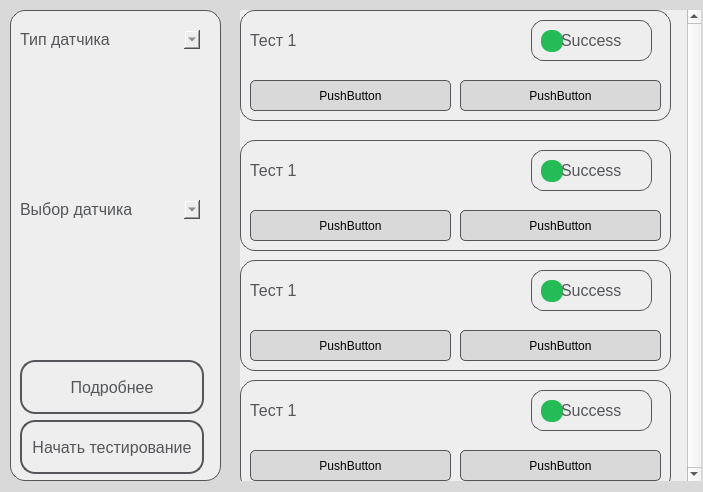
<?xml version="1.0" encoding="UTF-8"?>
<ui version="4.0">
 <class>MainWindow</class>
 <widget class="QMainWindow" name="MainWindow">
  <property name="geometry">
   <rect>
    <x>0</x>
    <y>0</y>
    <width>703</width>
    <height>492</height>
   </rect>
  </property>
  <property name="sizePolicy">
   <sizepolicy hsizetype="Fixed" vsizetype="Fixed">
    <horstretch>0</horstretch>
    <verstretch>0</verstretch>
   </sizepolicy>
  </property>
  <property name="windowTitle">
   <string>MainWindow</string>
  </property>
  <property name="styleSheet">
   <string notr="true">QScrollArea QFrame QFrame QFrame {
    min-width: 22px;
    max-width: 22px;
    min-height: 22px;
    max-height: 22px;
    padding: 0;
    margin: 0;
    border: none;
	background: #25BB57;
	border-radius: 10px;
}

QScrollArea QFrame QFrame QLabel {
	min-width: 80px;
    max-width: 80px;
    min-height: 40px;
    max-height: 40px;
    background: none;
	qproperty-alignment: 'AlignRight | AlignVCenter';
	 color: #545659;
    font-size: 16px;
    font-style: normal;
    font-weight: 400;
    line-height: normal;
}

QScrollArea QFrame QFrame {
    border: 1px solid #545659;
    border-radius: 12px;
    padding: 0;
    background: #EEEEEE;
}

QScrollArea QFrame QLabel {
    border: none;
    min-width: 100px;
    min-height: 25px;
    border-radius: 5px;
    padding: 0;
	font-style: normal;
	font-weight: 400;
	line-height: normal;
}

QScrollArea QFrame QPushButton {
	border: 1px solid #545659;
    min-width: 100px;
    min-height: 25px;
    border-radius: 5px;
    padding: 0;
    background: #D9D9D9;
}

QScrollArea QFrame QPushButton:hover {
	background: #CACACA;
}

QScrollArea QFrame QPushButton:pressed {
	background: #B8B8B8;
}

QMainWindow {
	background: #D9D9D9;
}

QScrollArea QFrame {
    background: #EEEEEE;
    border-radius: 15px;
    border: 1px solid #545659;
    padding: 8px 12px;
    min-width: 100px;   
    min-height: 30px;  
}


QScrollArea {
	background: #D9D9D9;
	border: none;
}



</string>
  </property>
  <widget class="QWidget" name="centralwidget">
   <widget class="QFrame" name="left_nav">
    <property name="geometry">
     <rect>
      <x>10</x>
      <y>10</y>
      <width>211</width>
      <height>471</height>
     </rect>
    </property>
    <property name="styleSheet">
     <string notr="true">#left_nav {
    background: #EEEEEE;
    border-radius: 15px;
    border: 1px solid #545659;
    padding: 8px 12px;
    min-width: 100px;   
    min-height: 30px;  
}</string>
    </property>
    <property name="frameShape">
     <enum>QFrame::StyledPanel</enum>
    </property>
    <property name="frameShadow">
     <enum>QFrame::Raised</enum>
    </property>
    <widget class="QComboBox" name="type_menu">
     <property name="geometry">
      <rect>
       <x>10</x>
       <y>20</y>
       <width>180</width>
       <height>19</height>
      </rect>
     </property>
     <property name="styleSheet">
      <string notr="true">#type_menu {
    border: none;
    padding-right: 5px;
	color: #545659;
	text-align: center;
font-size: 16px;
font-style: normal;
font-weight: 400;
line-height: normal;
background: #EEEEEE;
}
#type_menu::drop-down {

}
</string>
     </property>
     <item>
      <property name="text">
       <string>Тип датчика</string>
      </property>
     </item>
     <item>
      <property name="text">
       <string>Тип 1</string>
      </property>
     </item>
     <item>
      <property name="text">
       <string>Тип 2</string>
      </property>
     </item>
     <item>
      <property name="text">
       <string>Тип 3</string>
      </property>
     </item>
     <item>
      <property name="text">
       <string>Тип 4</string>
      </property>
     </item>
     <item>
      <property name="text">
       <string>Тип 5</string>
      </property>
     </item>
    </widget>
    <widget class="QComboBox" name="datch_menu">
     <property name="geometry">
      <rect>
       <x>10</x>
       <y>190</y>
       <width>180</width>
       <height>19</height>
      </rect>
     </property>
     <property name="styleSheet">
      <string notr="true">#datch_menu {
    border: none;
    padding-right: 5px;
	color: #545659;
	text-align: center;
font-size: 16px;
font-style: normal;
font-weight: 400;
line-height: normal;
background: #EEEEEE;
}
#datch_menu::drop-down {

}
</string>
     </property>
     <item>
      <property name="text">
       <string>Выбор датчика</string>
      </property>
     </item>
     <item>
      <property name="text">
       <string>Датчик 1</string>
      </property>
     </item>
     <item>
      <property name="text">
       <string>Датчик 2</string>
      </property>
     </item>
     <item>
      <property name="text">
       <string>Датчик 3</string>
      </property>
     </item>
     <item>
      <property name="text">
       <string>Датчик 4</string>
      </property>
     </item>
     <item>
      <property name="text">
       <string>Датчик 5</string>
      </property>
     </item>
    </widget>
    <widget class="QPushButton" name="more_info">
     <property name="geometry">
      <rect>
       <x>10</x>
       <y>350</y>
       <width>184</width>
       <height>54</height>
      </rect>
     </property>
     <property name="styleSheet">
      <string notr="true">#more_info {
    width: 180px;
    height: 50px;
    border-radius: 15px;
    border: 2px solid #545659;
    background: #EEEEEE;
    color: #545659;
    text-align: center;
    font-size: 16px;
    font-style: normal;
    font-weight: 400;
    line-height: normal;
    padding: 0;
}

#more_info:hover {
    background: #D8D8D8;
}

#more_info:pressed {  
    background: #C4C4C4;
}</string>
     </property>
     <property name="text">
      <string>Подробнее</string>
     </property>
    </widget>
    <widget class="QPushButton" name="start_test">
     <property name="geometry">
      <rect>
       <x>10</x>
       <y>410</y>
       <width>184</width>
       <height>54</height>
      </rect>
     </property>
     <property name="styleSheet">
      <string notr="true">#start_test {
    width: 180px;
    height: 50px;
    border-radius: 15px;
    border: 2px solid #545659;
    background: #EEEEEE;
    color: #545659;
    text-align: center;
    font-size: 16px;
    font-style: normal;
    font-weight: 400;
    line-height: normal;
    padding: 0; 
}

#start_test:hover {
    background: #D8D8D8;
}

#start_test:pressed {
    background: #C4C4C4;
}</string>
     </property>
     <property name="text">
      <string>Начать тестирование</string>
     </property>
    </widget>
   </widget>
   <widget class="QScrollArea" name="scrollArea">
    <property name="geometry">
     <rect>
      <x>240</x>
      <y>10</y>
      <width>461</width>
      <height>471</height>
     </rect>
    </property>
    <property name="styleSheet">
     <string notr="true"/>
    </property>
    <property name="verticalScrollBarPolicy">
     <enum>Qt::ScrollBarAlwaysOn</enum>
    </property>
    <property name="widgetResizable">
     <bool>true</bool>
    </property>
    <widget class="QWidget" name="scrollAreaWidgetContents">
     <property name="geometry">
      <rect>
       <x>0</x>
       <y>0</y>
       <width>444</width>
       <height>471</height>
      </rect>
     </property>
     <widget class="QFrame" name="test_bar">
      <property name="geometry">
       <rect>
        <x>0</x>
        <y>0</y>
        <width>431</width>
        <height>111</height>
       </rect>
      </property>
      <property name="styleSheet">
       <string notr="true"/>
      </property>
      <property name="frameShape">
       <enum>QFrame::StyledPanel</enum>
      </property>
      <property name="frameShadow">
       <enum>QFrame::Raised</enum>
      </property>
      <widget class="QLabel" name="label">
       <property name="geometry">
        <rect>
         <x>10</x>
         <y>10</y>
         <width>100</width>
         <height>40</height>
        </rect>
       </property>
       <property name="styleSheet">
        <string notr="true">color: #545659;
    text-align: center;
    font-size: 16px;
    font-style: normal;
    font-weight: 400;
    line-height: normal;
background: #EEEEEE;</string>
       </property>
       <property name="text">
        <string>Тест 1</string>
       </property>
      </widget>
      <widget class="QPushButton" name="pushButton">
       <property name="geometry">
        <rect>
         <x>10</x>
         <y>70</y>
         <width>201</width>
         <height>31</height>
        </rect>
       </property>
       <property name="text">
        <string>PushButton</string>
       </property>
      </widget>
      <widget class="QPushButton" name="pushButton_2">
       <property name="geometry">
        <rect>
         <x>220</x>
         <y>70</y>
         <width>201</width>
         <height>31</height>
        </rect>
       </property>
       <property name="text">
        <string>PushButton</string>
       </property>
      </widget>
      <widget class="QFrame" name="frame">
       <property name="geometry">
        <rect>
         <x>291</x>
         <y>10</y>
         <width>121</width>
         <height>41</height>
        </rect>
       </property>
       <property name="frameShape">
        <enum>QFrame::StyledPanel</enum>
       </property>
       <property name="frameShadow">
        <enum>QFrame::Raised</enum>
       </property>
       <widget class="QFrame" name="frame_2">
        <property name="geometry">
         <rect>
          <x>10</x>
          <y>10</y>
          <width>22</width>
          <height>22</height>
         </rect>
        </property>
        <property name="frameShape">
         <enum>QFrame::StyledPanel</enum>
        </property>
        <property name="frameShadow">
         <enum>QFrame::Raised</enum>
        </property>
       </widget>
       <widget class="QLabel" name="label_2">
        <property name="geometry">
         <rect>
          <x>30</x>
          <y>0</y>
          <width>80</width>
          <height>40</height>
         </rect>
        </property>
        <property name="minimumSize">
         <size>
          <width>80</width>
          <height>40</height>
         </size>
        </property>
        <property name="text">
         <string>Success</string>
        </property>
       </widget>
      </widget>
     </widget>
     <widget class="QFrame" name="test_bar_2">
      <property name="geometry">
       <rect>
        <x>0</x>
        <y>130</y>
        <width>431</width>
        <height>111</height>
       </rect>
      </property>
      <property name="styleSheet">
       <string notr="true"/>
      </property>
      <property name="frameShape">
       <enum>QFrame::StyledPanel</enum>
      </property>
      <property name="frameShadow">
       <enum>QFrame::Raised</enum>
      </property>
      <widget class="QLabel" name="label_9">
       <property name="geometry">
        <rect>
         <x>10</x>
         <y>10</y>
         <width>100</width>
         <height>40</height>
        </rect>
       </property>
       <property name="styleSheet">
        <string notr="true">color: #545659;
    text-align: center;
    font-size: 16px;
    font-style: normal;
    font-weight: 400;
    line-height: normal;
background: #EEEEEE;</string>
       </property>
       <property name="text">
        <string>Тест 1</string>
       </property>
      </widget>
      <widget class="QPushButton" name="pushButton_9">
       <property name="geometry">
        <rect>
         <x>10</x>
         <y>70</y>
         <width>201</width>
         <height>31</height>
        </rect>
       </property>
       <property name="text">
        <string>PushButton</string>
       </property>
      </widget>
      <widget class="QPushButton" name="pushButton_10">
       <property name="geometry">
        <rect>
         <x>220</x>
         <y>70</y>
         <width>201</width>
         <height>31</height>
        </rect>
       </property>
       <property name="text">
        <string>PushButton</string>
       </property>
      </widget>
      <widget class="QFrame" name="frame_9">
       <property name="geometry">
        <rect>
         <x>291</x>
         <y>10</y>
         <width>121</width>
         <height>41</height>
        </rect>
       </property>
       <property name="frameShape">
        <enum>QFrame::StyledPanel</enum>
       </property>
       <property name="frameShadow">
        <enum>QFrame::Raised</enum>
       </property>
       <widget class="QFrame" name="frame_10">
        <property name="geometry">
         <rect>
          <x>10</x>
          <y>10</y>
          <width>22</width>
          <height>22</height>
         </rect>
        </property>
        <property name="frameShape">
         <enum>QFrame::StyledPanel</enum>
        </property>
        <property name="frameShadow">
         <enum>QFrame::Raised</enum>
        </property>
       </widget>
       <widget class="QLabel" name="label_10">
        <property name="geometry">
         <rect>
          <x>30</x>
          <y>0</y>
          <width>80</width>
          <height>40</height>
         </rect>
        </property>
        <property name="minimumSize">
         <size>
          <width>80</width>
          <height>40</height>
         </size>
        </property>
        <property name="text">
         <string>Success</string>
        </property>
       </widget>
      </widget>
     </widget>
     <widget class="QFrame" name="test_bar_3">
      <property name="geometry">
       <rect>
        <x>0</x>
        <y>250</y>
        <width>431</width>
        <height>111</height>
       </rect>
      </property>
      <property name="styleSheet">
       <string notr="true"/>
      </property>
      <property name="frameShape">
       <enum>QFrame::StyledPanel</enum>
      </property>
      <property name="frameShadow">
       <enum>QFrame::Raised</enum>
      </property>
      <widget class="QLabel" name="label_11">
       <property name="geometry">
        <rect>
         <x>10</x>
         <y>10</y>
         <width>100</width>
         <height>40</height>
        </rect>
       </property>
       <property name="styleSheet">
        <string notr="true">color: #545659;
    text-align: center;
    font-size: 16px;
    font-style: normal;
    font-weight: 400;
    line-height: normal;
background: #EEEEEE;</string>
       </property>
       <property name="text">
        <string>Тест 1</string>
       </property>
      </widget>
      <widget class="QPushButton" name="pushButton_11">
       <property name="geometry">
        <rect>
         <x>10</x>
         <y>70</y>
         <width>201</width>
         <height>31</height>
        </rect>
       </property>
       <property name="text">
        <string>PushButton</string>
       </property>
      </widget>
      <widget class="QPushButton" name="pushButton_12">
       <property name="geometry">
        <rect>
         <x>220</x>
         <y>70</y>
         <width>201</width>
         <height>31</height>
        </rect>
       </property>
       <property name="text">
        <string>PushButton</string>
       </property>
      </widget>
      <widget class="QFrame" name="frame_11">
       <property name="geometry">
        <rect>
         <x>291</x>
         <y>10</y>
         <width>121</width>
         <height>41</height>
        </rect>
       </property>
       <property name="frameShape">
        <enum>QFrame::StyledPanel</enum>
       </property>
       <property name="frameShadow">
        <enum>QFrame::Raised</enum>
       </property>
       <widget class="QFrame" name="frame_12">
        <property name="geometry">
         <rect>
          <x>10</x>
          <y>10</y>
          <width>22</width>
          <height>22</height>
         </rect>
        </property>
        <property name="frameShape">
         <enum>QFrame::StyledPanel</enum>
        </property>
        <property name="frameShadow">
         <enum>QFrame::Raised</enum>
        </property>
       </widget>
       <widget class="QLabel" name="label_12">
        <property name="geometry">
         <rect>
          <x>30</x>
          <y>0</y>
          <width>80</width>
          <height>40</height>
         </rect>
        </property>
        <property name="minimumSize">
         <size>
          <width>80</width>
          <height>40</height>
         </size>
        </property>
        <property name="text">
         <string>Success</string>
        </property>
       </widget>
      </widget>
     </widget>
     <widget class="QFrame" name="test_bar_4">
      <property name="geometry">
       <rect>
        <x>0</x>
        <y>370</y>
        <width>431</width>
        <height>111</height>
       </rect>
      </property>
      <property name="styleSheet">
       <string notr="true"/>
      </property>
      <property name="frameShape">
       <enum>QFrame::StyledPanel</enum>
      </property>
      <property name="frameShadow">
       <enum>QFrame::Raised</enum>
      </property>
      <widget class="QLabel" name="label_23">
       <property name="geometry">
        <rect>
         <x>10</x>
         <y>10</y>
         <width>100</width>
         <height>40</height>
        </rect>
       </property>
       <property name="styleSheet">
        <string notr="true">color: #545659;
    text-align: center;
    font-size: 16px;
    font-style: normal;
    font-weight: 400;
    line-height: normal;
background: #EEEEEE;</string>
       </property>
       <property name="text">
        <string>Тест 1</string>
       </property>
      </widget>
      <widget class="QPushButton" name="pushButton_23">
       <property name="geometry">
        <rect>
         <x>10</x>
         <y>70</y>
         <width>201</width>
         <height>31</height>
        </rect>
       </property>
       <property name="text">
        <string>PushButton</string>
       </property>
      </widget>
      <widget class="QPushButton" name="pushButton_24">
       <property name="geometry">
        <rect>
         <x>220</x>
         <y>70</y>
         <width>201</width>
         <height>31</height>
        </rect>
       </property>
       <property name="text">
        <string>PushButton</string>
       </property>
      </widget>
      <widget class="QFrame" name="frame_23">
       <property name="geometry">
        <rect>
         <x>291</x>
         <y>10</y>
         <width>121</width>
         <height>41</height>
        </rect>
       </property>
       <property name="frameShape">
        <enum>QFrame::StyledPanel</enum>
       </property>
       <property name="frameShadow">
        <enum>QFrame::Raised</enum>
       </property>
       <widget class="QFrame" name="frame_24">
        <property name="geometry">
         <rect>
          <x>10</x>
          <y>10</y>
          <width>22</width>
          <height>22</height>
         </rect>
        </property>
        <property name="frameShape">
         <enum>QFrame::StyledPanel</enum>
        </property>
        <property name="frameShadow">
         <enum>QFrame::Raised</enum>
        </property>
       </widget>
       <widget class="QLabel" name="label_24">
        <property name="geometry">
         <rect>
          <x>30</x>
          <y>0</y>
          <width>80</width>
          <height>40</height>
         </rect>
        </property>
        <property name="minimumSize">
         <size>
          <width>80</width>
          <height>40</height>
         </size>
        </property>
        <property name="text">
         <string>Success</string>
        </property>
       </widget>
      </widget>
     </widget>
    </widget>
   </widget>
  </widget>
 </widget>
 <resources/>
 <connections/>
</ui>
